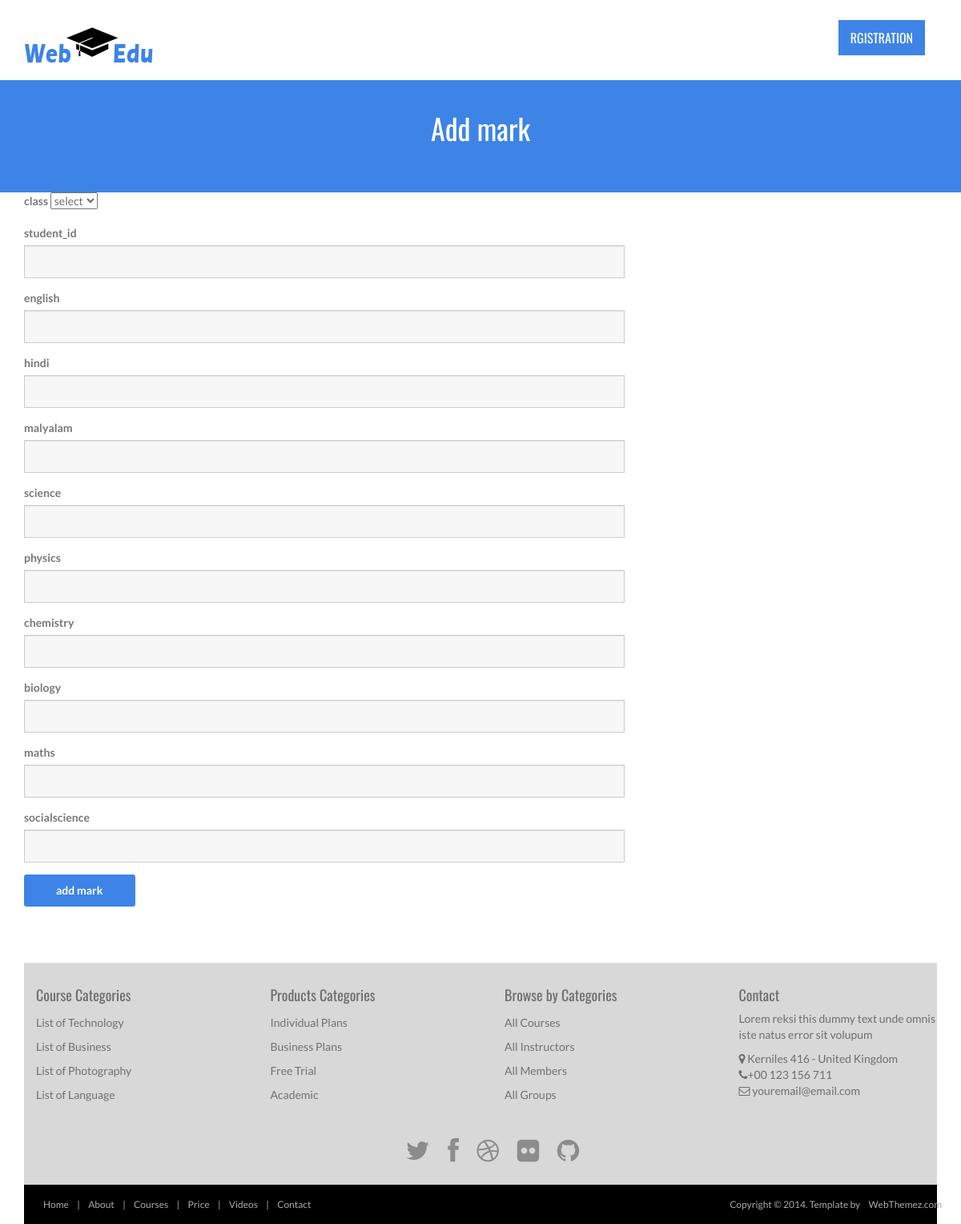
/editmark.php?student_id=6, run on an earlier commit of the app's database.
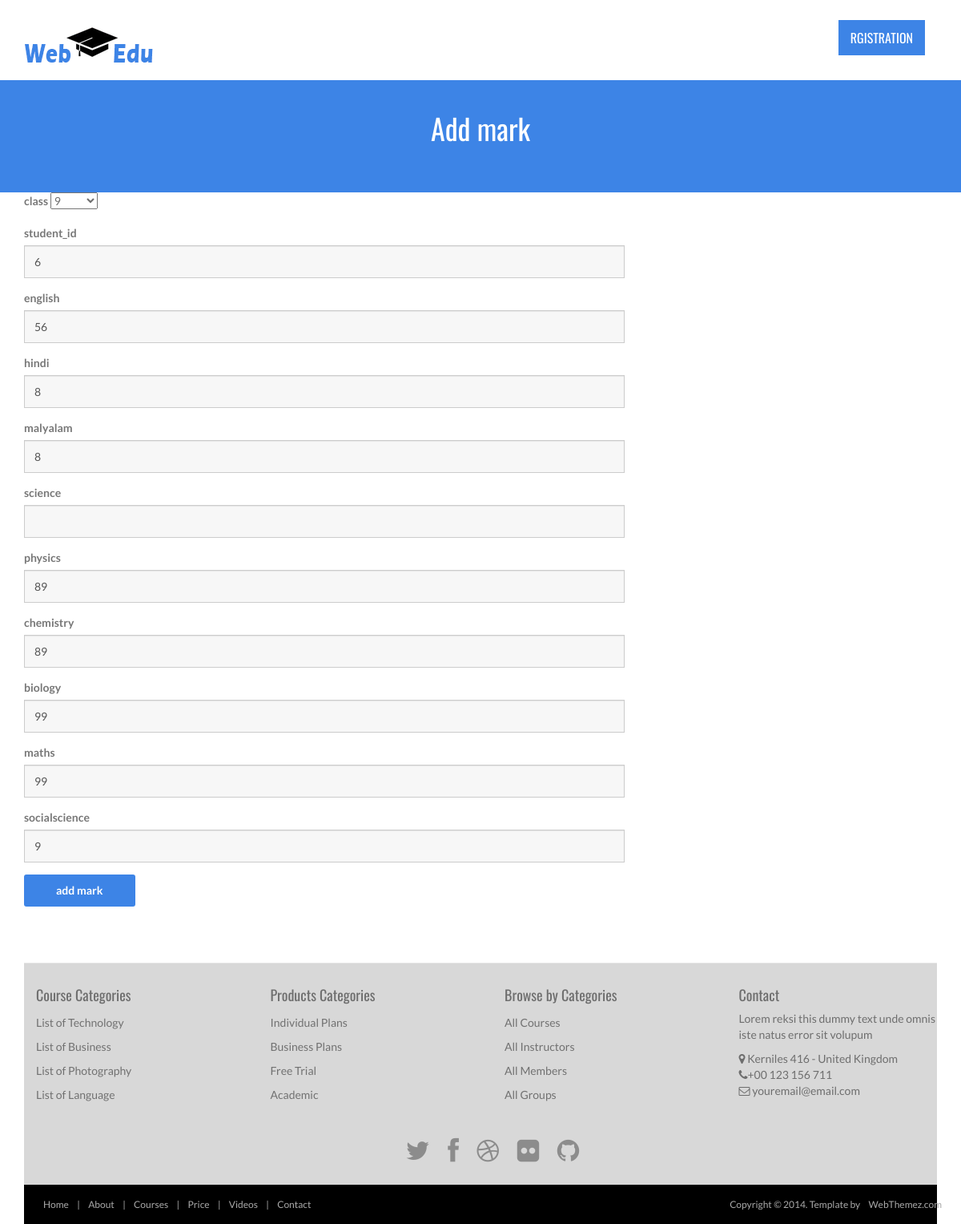
And on a later commit of the database.
### tables this page shows
CREATE TABLE `mark` (
  `id` int(11) NOT NULL,
  `class` varchar(50) NOT NULL,
  `student_id` int(11) NOT NULL,
  `teacher_id` int(11) NOT NULL,
  `english` varchar(50) NOT NULL,
  `hindi` varchar(50) NOT NULL,
  `malayalam` varchar(50) NOT NULL,
  `science` varchar(50) NOT NULL,
  `physics` varchar(50) NOT NULL,
  `chemistry` varchar(50) NOT NULL,
  `biology` varchar(50) NOT NULL,
  `maths` varchar(50) NOT NULL,
  `socialscience` varchar(50) NOT NULL
);

### editmark.php (the view, shortened to what the changed rows need)
<?php
include 'connection.php';
$id=$_GET['student_id'];
$data=mysqli_query($con,"select * from mark where student_id='$id'");
$row=mysqli_fetch_assoc($data);
?>
<!DOCTYPE html>
<html lang="en">
<head>
	<link rel="stylesheet" href="assets/css/bootstrap.min.css">
	<link rel="stylesheet" href="assets/css/font-awesome.min.css">
	<link rel="stylesheet" href="assets/css/bootstrap-theme.css" media="screen">
	<link rel="stylesheet" href="assets/css/style.css">
</head>
<body>
		<header id="head" class="secondary">
            <div class="container">
                    <h1>Add mark</h1>
                </div>
    </header>
	<div class="container">
				<div class="row">
					<div class="col-md-8">
                    <form class="form-light mt-20" role="form" method="post" enctype="multipart/form-data">
							<div class="form-group">
								<label>class</label>
                                <select name="class">
                                <option value="0">select</option>
                                <option value="9"<?php if($row['class']=='9') echo 'selected="selected"'; ?>>9</option>
</select>
							</div>
                            <div class="form-group">
								<label>student_id</label>
								<input type="text" class="form-control"  name="student_id" value="<?php echo $row['student_id'];?>">
							</div>
                            <div class="form-group">
								<label>english</label>
								<input type="text" class="form-control"  name="english" value="<?php echo $row['english'];?>">
							</div>
                            <div class="form-group">
								<label>hindi</label>
								<input type="text" class="form-control"  name="hindi" value="<?php echo $row['hindi'];?>">
							</div>
                            <div class="form-group">
								<label>malyalam</label>
								<input type="text" class="form-control"  name="malayalam" value="<?php echo $row['malayalam'];?>">
							</div>
                            <div class="form-group">
								<label>physics</label>
								<input type="text" class="form-control"  name="physics" value="<?php echo $row['physics'];?>">
							</div>
                            <div class="form-group">
								<label>chemistry</label>
								<input type="text" class="form-control"  name="chemistry" value="<?php echo $row['chemistry'];?>">
							</div>
                            <div class="form-group">
								<label>biology</label>
								<input type="text" class="form-control"  name="biology" value="<?php echo $row['biology'];?>">
							</div>
                            <div class="form-group">
								<label>maths</label>
								<input type="text" class="form-control"  name="maths" value="<?php echo $row['maths'];?>">
							</div>
                            <div class="form-group">
								<label>socialscience</label>
								<input type="text" class="form-control"  name="socialscience" value="<?php echo $row['socialscience'];?>">
							</div>
						</form>
					</div>
			</div>
</body>
</html>

What changed in the data, as far as the page shows it:
added mark: class "9", student_id "6", english "56", hindi "8", malayalam "8", physics "89", chemistry "89", biology "99", maths "99", socialscience "9"
Also different on the page:
form field class: "select" → (not shown)
